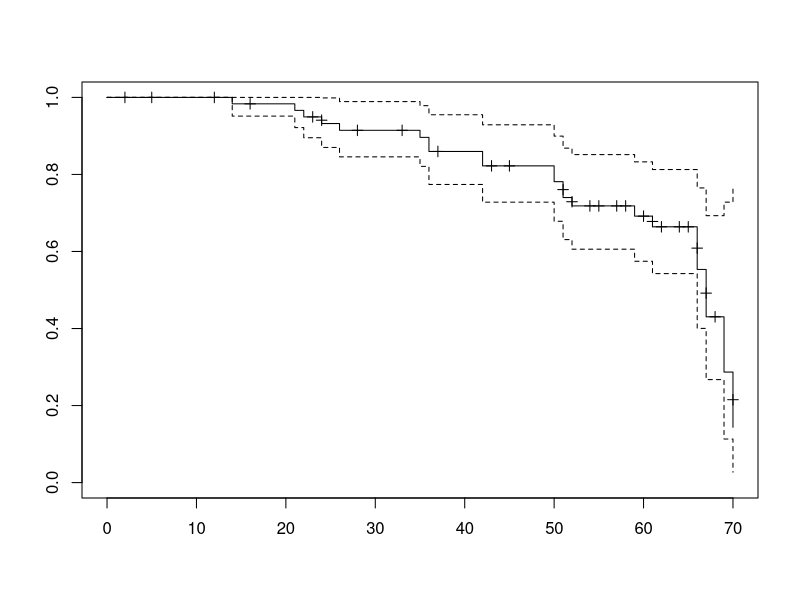
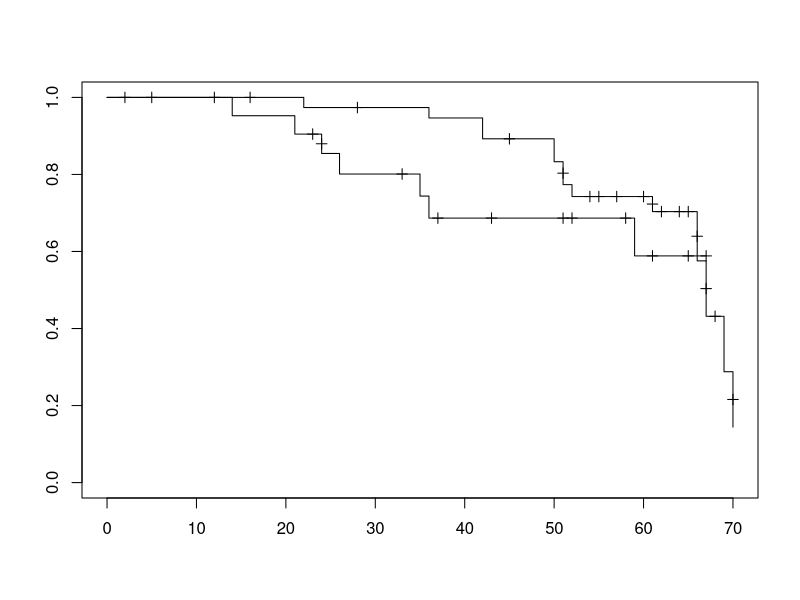
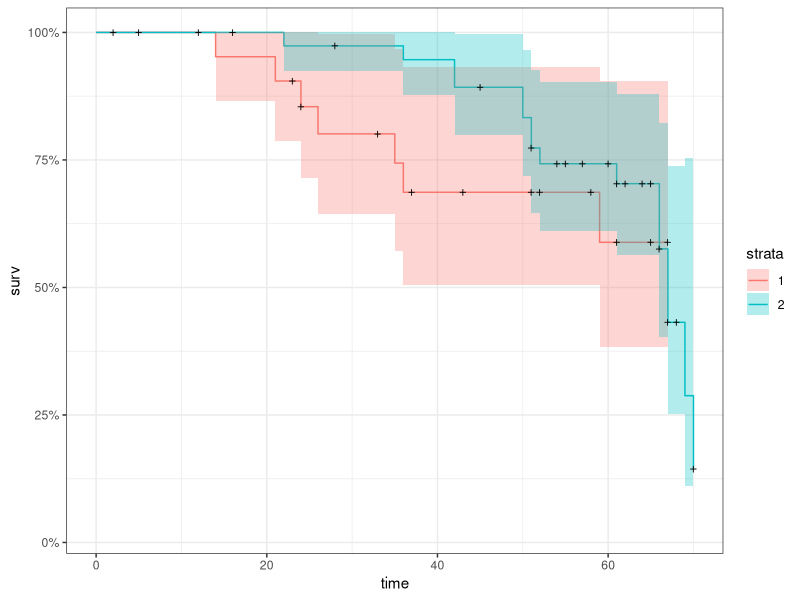

Here is the R script that generated these plots, in order: (Note: this script raises an error after producing the figures.)
## ---- chunk 1
knitr::opts_chunk$set(echo = TRUE, comment = "", warning = F, message = F)
## ---- chunk 2
library(tidyverse)
library(survival)
library(ggfortify)
library(survminer)

theme_set(theme_bw())
## ---- chunk 3
var_names <- c("patient", "treatment", "time", "status", "age", "psa", "size", "gleason")
prostate <- read_delim ("prostate_cancer.txt", delim = " ", col_names = var_names)

glimpse(prostate)
## ---- chunk 4
Surv(prostate$time, prostate$status)

km1 <- survfit(Surv(prostate$time, prostate$status) ~ 1) # el 1 es xq es sin grupos

plot(km1, mark.time = T)
## ---- chunk 5
km2 <- survfit(Surv(prostate$time, prostate$status) ~ prostate$treatment) # el 1 es xq es sin grupos

plot(km2, mark.time = T)

## ---- chunk 6
km2 %>% autoplot() #from ggfortify
survdiff(Surv(prostate$time, prostate$status) ~ prostate$treatment)

## ---- chunk 7
data(motorette, package = "SMPracticals")

moto <- motorette
head(moto)

# x= temp in F
# cens= censoring indicator
# y= failure time in hours

plot(moto$x, moto$y)

Surv(moto$y, moto$cens)
survfit(Surv(moto$y, moto$cens) ~ 1)
moto_km1 <- survfit(Surv(moto$y, moto$cens) ~ 1)

moto_km1 %>% plot(mark.time = T)


moto <- moto %>% 
  mutate(temp_level = if_else(x < 180, "Low", "High"))

head(moto)

(moto_km2 <- survfit(Surv(moto$y, moto$cens) ~ moto$temp_level))

plot(moto_km2, mark.time = T)


survdiff(Surv(moto$y, moto$cens) ~ moto$temp_level)
## ---- chunk 8
df <- tibble(udca1)
dim(df)
head(df)

Surv(df$futime, df$status)

km_model <- survfit(Surv(futime, status) ~ trt, data = df)
autoplot(km_model)


cox_model <- coxph(Surv(futime, status) ~ trt + stage + bili + riskscore, data = df)
summary(cox_model)

cox_model2 <- coxph(Surv(futime, status) ~ trt + riskscore, data = df)
summary(cox_model2)
## ---- chunk 9
survfit(cox_model2) %>% autoplot()
## ---- chunk 10
lung %>%  slice(3:5)

surv_obj <- Surv(lung$time, lung$status)

survfit(surv_obj ~ 1)

(surv_fit <- survfit(surv_obj ~ sex, data = lung))

survdiff(surv_obj ~ lung$sex)

survfit(surv_obj ~ lung$sex) %>% autoplot()


# survminer

ggsurvplot(surv_fit, 
           pval = T,
           conf.int = T,
           risk.table = T,
           surv.median.line = "hv",
           risk.table.col = "strata",
           ncensor.plot = T)


ggsurvplot(surv_fit, 
           pval = T,
           conf.int = T,
           risk.table = T,
           surv.median.line = "hv",
           risk.table.col = "strata",
           fun = "cumhaz")

ggsurvplot(surv_fit, 
           pval = T,
           conf.int = T,
           risk.table = T,
           surv.median.line = "hv",
           risk.table.col = "strata",
           fun = "event")
